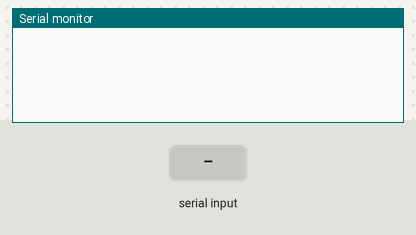
Bench run of a sketch on a simulated Arduino Mega 2560, built with avr-gcc and run on an emulated ATmega2560. On the bench: the last lines printed to the serial monitor. The inputs (shaded band) are chosen by the test bench.

Above: at 1.2 s.
1.3 s: "OK+CONN" received over the second serial link
At 2.7 s:
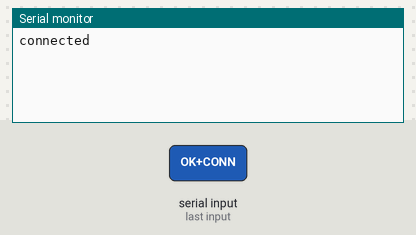
3.5 s: "OK+LOST" received over the second serial link
At 5.5 s:
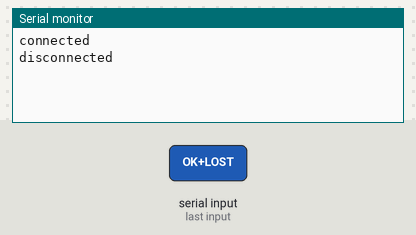

The sketch:

mkr1000_BLE.ino
```cpp
//Serial1 == BLUETOOTH. HM-10's (TX,RX) > MKR's (RX,TX);
String a = "";
void setup()
{
  Serial.println("HELLO IM MRK1000 WITH HM-10");
  Serial.begin(9600);
  Serial1.begin(9600);

}

void loop()
{
    a = "";
    while(Serial1.available()){
        a += (char)Serial1.read();
    }

    while(Serial.available()){
      Serial1.print((char)Serial.read());
    }

    if(a.length() > 0){
      if(a == "OK+CONN"){
        Serial.println("connected");
      }
      if(a == "OK+LOST"){
        Serial.println("disconnected");
      }
    }
    delay(1000);
}
```

Measured:
- after the input at 1.3 s, the serial monitor: prints a new line after 0.70 s (image 1)
- after the input at 3.5 s, the serial monitor: prints a new line after 0.50 s (image 2)
